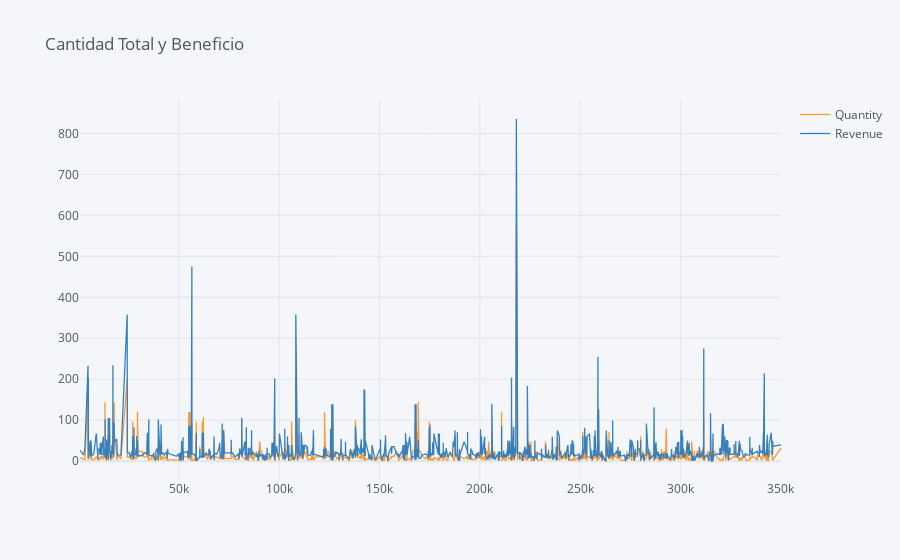

This figure's notebook cell:
### Code cell
data2.iplot(kind = 'line', title = 'Cantidad Total y Beneficio')

### Figure 1 — Plotly figure (JSON) as saved in the notebook; plotly's stock layout.template omitted (floating-point values rounded to 4 significant figures; data arrays with more than 128 entries replaced by an {"elided": "..."} marker saying what was removed)
{"data": [{"line": {"color": "rgba(255, 153, 51, 1.0)", "dash": "solid", "shape": "linear", "width": 1.3}, "mode": "lines", "name": "Quantity", "text": "", "type": "scatter", "x": {"elided": "2454 int values"}, "y": {"elided": "2454 int values"}}, {"line": {"color": "rgba(55, 128, 191, 1.0)", "dash": "solid", "shape": "linear", "width": 1.3}, "mode": "lines", "name": "Revenue", "text": "", "type": "scatter", "x": {"elided": "2454 int values"}, "y": {"elided": "2454 float values"}}], "layout": {"legend": {"bgcolor": "#F5F6F9", "font": {"color": "#4D5663"}}, "paper_bgcolor": "#F5F6F9", "plot_bgcolor": "#F5F6F9", "title": {"font": {"color": "#4D5663"}, "text": "Cantidad Total y Beneficio"}, "xaxis": {"gridcolor": "#E1E5ED", "showgrid": true, "tickfont": {"color": "#4D5663"}, "title": {"font": {"color": "#4D5663"}, "text": ""}, "zerolinecolor": "#E1E5ED"}, "yaxis": {"gridcolor": "#E1E5ED", "showgrid": true, "tickfont": {"color": "#4D5663"}, "title": {"font": {"color": "#4D5663"}, "text": ""}, "zerolinecolor": "#E1E5ED"}}}
